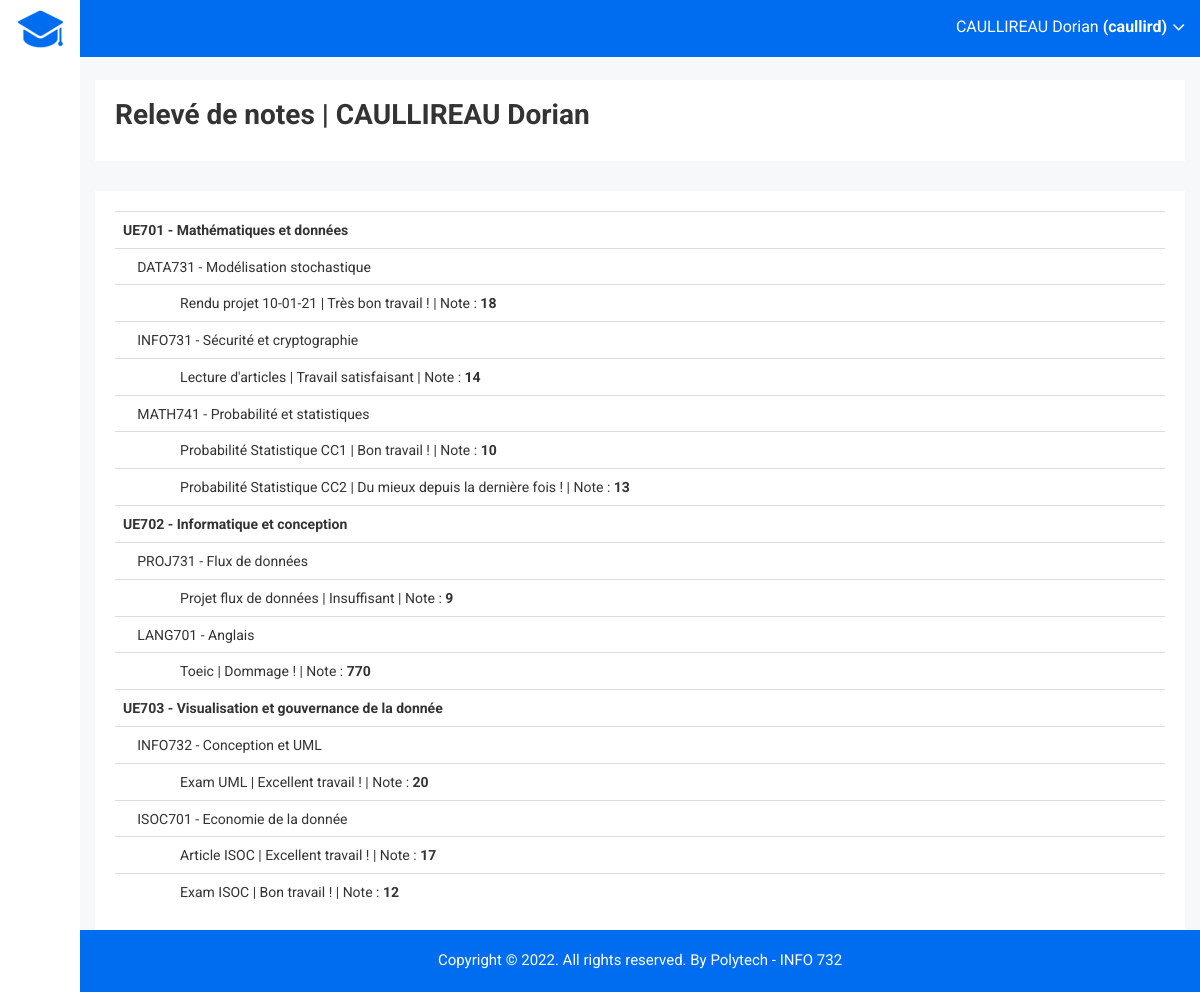
Screenshot of /?r=releve/student&id=1 with the database file from the repository.
### tables this page shows
CREATE TABLE IF NOT EXISTS internaluser (
    idinternaluser int(11) NOT NULL AUTO_INCREMENT,
    name_user varchar(100) NOT NULL,
    forname_user varchar(100) NOT NULL,
    email varchar(100) NOT NULL,
    password varchar(100) NOT NULL,
    username varchar(100) NULL,
    picture varchar(255) NULL,
    admin boolean NOT NULL default FALSE,
    deleted boolean NOT NULL default FALSE,
    PRIMARY KEY (idinternaluser)
    );

CREATE TABLE IF NOT EXISTS educationalunit (
    ideducationalunit int(11) NOT NULL AUTO_INCREMENT,
    title_educationalunit varchar(100) NOT NULL,
    description_educationalunit varchar(2000) NOT NULL,
    PRIMARY KEY (ideducationalunit)
    );

CREATE TABLE IF NOT EXISTS module (
    idmodule int(11) NOT NULL AUTO_INCREMENT,
    title_module varchar(100) NOT NULL,
    description_module varchar(2000) NOT NULL,
    photo_module varchar(2000) NOT NULL,
    gradecoefficient_module float NOT NULL,
    idteacher int(11) NOT NULL,
    FOREIGN KEY (idteacher) REFERENCES teacher(idteacher),
    PRIMARY KEY (idmodule)
    );

CREATE TABLE IF NOT EXISTS evaluation(
    idevaluation int(11) NOT NULL AUTO_INCREMENT,
    title_evaluation varchar(100) NOT NULL,
    mark_evaluation float(3) NOT NULL,
    comment_evaluation varchar(255) NULL,
    idteacher int(11) NOT NULL,
    idstudent int(11) NOT NULL,
    idmodule int(11) NOT NULL,
    FOREIGN KEY (idteacher) REFERENCES teacher(idteacher),
    FOREIGN KEY (idstudent) REFERENCES student(idstudent),
    FOREIGN KEY (idmodule) REFERENCES module(idmodule),
    PRIMARY KEY (idevaluation)
    );

### controller/ReleveController.php (called while the page is built)
<?php
class ReleveController extends Controller {
    public function student(){
        like_student();
        $this->render("index", [
            'module' => Module::findAll(),
            'evaluation' => Evaluation::findOne(['idstudent' => Student::findOne(['idinternaluser' => parameters()['id']])[0]->idstudent]),
            'educationalunit' => EducationalUnit::findAll(),
            'module_unit' => ModuleUnit::findAll()
        ]);
    }
}

### index.php (called while the page is built, shortened)
<?php
include_once "db.php";
include_once "controller/route.php";

### model/Model.php (called while the page is built, shortened)
<?php
class Model {
	public function __construct($id=null) {
		$class = get_class($this);
		$table = strtolower($class);
		if ($id != null) {
			$st = db()->prepare("select * from $table where id$table=:id");
			$st->bindValue(":id", $id);
			$st->execute();
		}
	}
	public static function findAll($params = null){
		$class = get_called_class();
		$table = strtolower($class);
		$sql = "select id$table from $table";
		$st = db()->prepare($sql);
		$st->execute();
		$list = array();
		while($row = $st->fetch(PDO::FETCH_ASSOC)) {
			$list[] = new $class($row["id".$table]);
		}
		return $list;
	}
	public static function findOne($data, $operator = null, $params = null) {
        $table = strtolower(get_called_class());
        array_walk($data,
            function (&$v, $k) {
                if(is_string($v)){
                    $v = "$k = '$v'";
                }
                else{
                    $v = $k.' = '.$v;
                }
            }
        );
        if($operator == "or"){
            $res = implode(' or ', $data);
        }else{
            $res = implode(' and ', $data);
        }
        $sql = "select id$table from $table where $res";
        $st = db()->prepare($sql);
        $st->execute();
        $list = array();
        while($row = $st->fetch(PDO::FETCH_ASSOC)) {
            $list[] = new $class($row["id".$table]);
        }
        return $list;
    }
	public function __get($fieldName) {
		$varName = "_".$fieldName;
		if (property_exists(get_class($this), $varName))
			return $this->$varName;
		else {
			throw new Exception("Unknown variable: ".$fieldName." in ".get_class($this));
		}
	}
	public function __set($fieldName, $value) {
		$varName = "_".$fieldName;
		if ($value !== null) {
			if (property_exists(get_class($this), $varName)) {
				$class = get_class($this);
				$table = strtolower($class);
				$id = "_id".$fieldName;
				if (isset($value->$id)) {
					$st = db()->prepare("update $table set id$fieldName=:val where id$table=:id");
					$id = substr($id, 1);
					$st->bindValue(":val", $value->$id);
				} else {
					$st = db()->prepare("update $table set $fieldName=:val where id$table=:id");
				}
			} else {
				throw 	new Exception("Unknown variable: ".$fieldName. " in ".get_class($this));
			}
		}
	}
}

### db.php (called while the page is built)
<?php
$db = new PDO("mysql:host=localhost;dbname=info732","root","");
$db->exec("SET NAMES 'utf8';");
function db() { global $db; return $db; }

### tools.php (called while the page is built, shortened)
<?php
function like_student(){
    $iduser = 1;
    $_SESSION["user"] = InternalUser::findOne(['idinternaluser' => $iduser]);
}

### view/releve/index.php (the view)
<div class="breadcome-area">
    <div class="container-fluid">
        <div class="row">
            <div class="col-lg-12 col-md-12 col-sm-12 col-xs-12">
                <div class="breadcome-list">
                    <div class="row">
                        <div class="col-lg-12 col-md-6 col-sm-12 col-xs-12">
                            <ul>
                                 <li><span><h1>Relevé de notes | <?php echo $_SESSION["user"][0]->name_user." ".$_SESSION["user"][0]->forname_user; ?></h1></span>
                                </li>
                            </ul>
                        </div>
                    </div>
                </div>
            </div>
        </div>
    </div>
</div>
<div class="static-table-area">
    <div class="container-fluid">
        <div class="row">
            <div class="col-lg-12 col-md-6 col-sm-6 col-xs-12">
                <div class="sparkline8-list">
                        <div class="static-table-list">
                            <table class="table">
                                <tbody>
                                <?php
                                foreach($data['educationalunit'] as $educationalunit){
                                    echo "<tr>";
                                    echo "<td><b>" . $educationalunit->title_educationalunit . "</b></td>";
                                    foreach($data['module_unit'] as $moduleunit){
                                        if($moduleunit->ideducationalunit->ideducationalunit == $educationalunit->ideducationalunit){
                                            echo "<tr>";
                                            echo "<td>&ensp;&ensp;" . $moduleunit->idmodule->title_module . "</td>";
                                            echo "<tr>";
                                            foreach($data['evaluation'] as $evaluation){
                                                if(($evaluation->idmodule->idmodule == $moduleunit->idmodule->idmodule)){
                                                    echo "<tr>";
                                                    echo "<td>&ensp;&ensp;&ensp;&ensp;&ensp;&ensp;&ensp;&ensp;" . $evaluation->title_evaluation ." | ".$evaluation->comment_evaluation . " | Note : <b>" . $evaluation->mark_evaluation . "</b></td>";
                                                    echo "</tr>";
                                                }
                                            }
                                        }
                                    }
                                }
                                ?>
                                </tbody>
                            </table>
                        </div>
                    </div>
            </div>
        </div>
    </div>
</div>

### controller/route.php (shortened to what this page needs)
<?php
$parameters = array();
if (isset($_GET))
	foreach($_GET as $k=>$v)
		$parameters[$k] = $v;
function parameters() {
	global $parameters;
	return $parameters;
}
if (isset(parameters()["r"])) {
	$route = parameters()["r"];
	if (strpos($route,"/") === FALSE)
		list($controller, $action) = array($route, "index");
	else
		list($controller, $action) = explode("/", $route);
	$controller = ucfirst($controller)."Controller";
	if (class_exists($controller)) {
		$c = new $controller();
	} else {
		$c = new SiteController();
		$action = substr($controller, 0,
		strpos($controller, "Controller"));
	}
	$c->$action();
} else {
	$c = new SiteController();
	$c->index();
}

### controller/Controller.php (shortened to what this page needs)
<?php
class Controller {
	public function render($view, $d=null) {
		$controller = get_class($this);
		$model = substr($controller, 0,
		strpos($controller, "Controller"));
		$data = $d;
        if($model != "Login"){
            include_once "view/header.php";
            include_once "view/".strtolower($model)."/".$view.".php";
            include_once "view/footer.php";
        }else{
            include_once "view/".strtolower($model)."/".$view.".php";
        }
	}
}

### view/header.php (shortened to what this page needs)
<!doctype html>
<html class="no-js" lang="en">
<head>
    <link rel="stylesheet" href="css/bootstrap.min.css">
    <link rel="stylesheet" href="css/font-awesome.min.css">
    <link rel="stylesheet" href="css/owl.carousel.css">
    <link rel="stylesheet" href="css/owl.theme.css">
    <link rel="stylesheet" href="css/owl.transitions.css">
    <link rel="stylesheet" href="css/animate.css">
    <link rel="stylesheet" href="css/normalize.css">
    <link rel="stylesheet" href="css/meanmenu.min.css">
    <link rel="stylesheet" href="css/main.css">
    <link rel="stylesheet" href="css/educate-custon-icon.css">
    <link rel="stylesheet" href="css/morrisjs/morris.css">
    <link rel="stylesheet" href="css/scrollbar/jquery.mCustomScrollbar.min.css">
    <link rel="stylesheet" href="css/metisMenu/metisMenu.min.css">
    <link rel="stylesheet" href="css/metisMenu/metisMenu-vertical.css">
    <link rel="stylesheet" href="css/calendar/fullcalendar.min.css">
    <link rel="stylesheet" href="css/calendar/fullcalendar.print.min.css">
    <link rel="stylesheet" href="css/template_style.css">
    <link rel="stylesheet" href="css/responsive.css">
</head>
<body class="mini-navbar">
<div class="left-sidebar-pro">
    <nav id="sidebar" class="active">
        <div class="sidebar-header">
            <strong><a href="."><img src="img/logo/logosn.png" alt="" /></a></strong>
        </div>
    </nav>
</div>
<div class="all-content-wrapper">
    <div class="container-fluid">
        <div class="row">
            <div class="col-lg-12 col-md-12 col-sm-12 col-xs-12">
                <div class="logo-pro">
                    <a href="index.html"><img class="main-logo" src="img/logo/logo.png" alt="" /></a>
                </div>
            </div>
        </div>
    </div>
    <div class="header-advance-area">
        <div class="header-top-area">
            <div class="container-fluid">
                <div class="row">
                    <div class="col-lg-12 col-md-12 col-sm-12 col-xs-12">
                        <div class="header-top-wraper">
                            <div class="row">
                                <div class="col-lg-1 col-md-0 col-sm-1 col-xs-12">
                                    <div class="menu-switcher-pro">
                                        <button type="button" id="sidebarCollapse" class="btn bar-button-pro header-drl-controller-btn btn-info navbar-btn">
                                        </button>
                                    </div>
                                </div>
                                <div class="col-lg-5 col-md-5 col-sm-12 col-xs-12">
                                    <div class="header-right-info">
                                        <ul class="nav navbar-nav mai-top-nav header-right-menu">
                                            <li class="nav-item">
                                                <a href="#" data-toggle="dropdown" role="button" aria-expanded="false" class="nav-link dropdown-toggle">
                                                    <span class="admin-name"><?php echo $_SESSION["user"][0]->name_user ;?> <?php echo $_SESSION["user"][0]->forname_user ;?> <b>(<?php echo $_SESSION["user"][0]->username ;?>)</b></span>
                                                    <i class="fa fa-angle-down edu-icon edu-down-arrow"></i>
                                                </a>
                                            </li>
                                        </ul>
                                    </div>
                                </div>
                                <div class="col-lg-2 col-md-3 col-sm-2 col-xs-4">
                                </div>
                            </div>
                        </div>
                    </div>
                </div>
            </div>
        </div>

### view/footer.php (shortened to what this page needs)
<div class="footer-copyright-area">
            <div class="container-fluid">
                <div class="row">
                    <div class="col-lg-12">
                        <div class="footer-copy-right">
                            <p>Copyright © 2022. All rights reserved. By Polytech -<a href="https://polycrew.fr/"> INFO 732 </a></p>
                        </div>
                    </div>
                </div>
            </div>
        </div>
    </div>
</body>
</html>

### css/main.css (style rules this page uses)
html { color: #222; font-size: 1em; line-height: 1.4; }
audio, canvas, iframe, img, svg, video { vertical-align: middle; }

### rows the page displays
internaluser: name_user "CAULLIREAU", forname_user "Dorian", username "caullird"
educationalunit: title_educationalunit "UE701 - Mathématiques et données"
module: title_module "DATA731 - Modélisation stochastique"
evaluation: title_evaluation "Rendu projet 10-01-21", comment_evaluation "Très bon travail !", mark_evaluation "18"
module: title_module "INFO731 - Sécurité et cryptographie"
evaluation: title_evaluation "Lecture d'articles", comment_evaluation "Travail satisfaisant", mark_evaluation "14"
module: title_module "MATH741 - Probabilité et statistiques"
evaluation: title_evaluation "Probabilité Statistique CC1", comment_evaluation "Bon travail !", mark_evaluation "10"
evaluation: title_evaluation "Probabilité Statistique CC2", comment_evaluation "Du mieux depuis la dernière fois !", mark_evaluation "13"
educationalunit: title_educationalunit "UE702 - Informatique et conception"
module: title_module "PROJ731 - Flux de données"
evaluation: title_evaluation "Projet flux de données", comment_evaluation "Insuffisant", mark_evaluation "9"
module: title_module "LANG701 - Anglais"
evaluation: title_evaluation "Toeic", comment_evaluation "Dommage !", mark_evaluation "770"
educationalunit: title_educationalunit "UE703 - Visualisation et gouvernance de la donnée"
module: title_module "INFO732 - Conception et UML"
evaluation: title_evaluation "Exam UML", comment_evaluation "Excellent travail !", mark_evaluation "20"
module: title_module "ISOC701 - Economie de la donnée"
evaluation: title_evaluation "Article ISOC", comment_evaluation "Excellent travail !", mark_evaluation "17"
evaluation: title_evaluation "Exam ISOC", comment_evaluation "Bon travail !", mark_evaluation "12"
